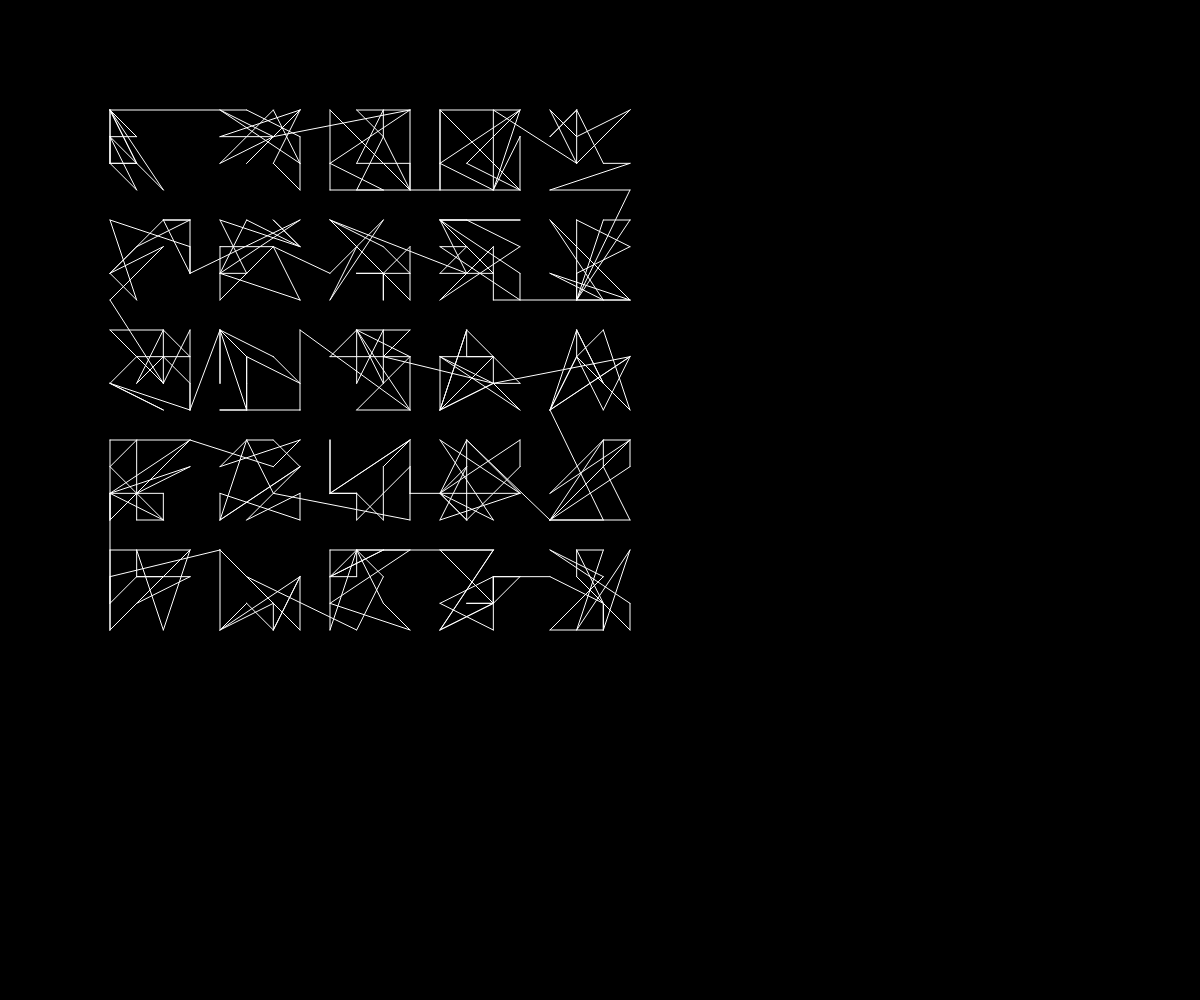
Frame 1 (no input)
Frame 60 (no input): identical to frame 1, image omitted
Frame 120 (the mouse pressed at the canvas centre since frame 60): identical to frame 1, image omitted

The p5.js sketch that drew this single still picture (run headless with seeded random() and noise() and a simulated clock; from frame 60 on, the mouse is pressed at the canvas centre):

// p5.js sketch
// ── sketch.js
var points = [];

function setup() {
  createCanvas(windowWidth, windowHeight);
  randomSeed(10);
  
  var squareSize = 80;
  var padding = 110;
  
  for (var y = 0; y < 5; y++) {
    var isEvenRow = y % 2 === 0;
    for (var x = isEvenRow ? 0 : 4; isEvenRow ? x < 5 : x >= 0; isEvenRow ? x++ : x--) {
      var leftBound = padding + x * padding;
      var topBound = padding + y * padding;
      var rightBound = leftBound + squareSize;
      var bottomBound = topBound + squareSize;
      
      var possibleXCoordinates = [leftBound, leftBound + squareSize / 3, leftBound + squareSize * 2 / 3, rightBound];
      var possibleYCoordinates = [topBound, topBound + squareSize / 3, topBound + squareSize * 2 / 3, bottomBound];
      
      for (var i = 0; i < 16; i++) {
        var xCoordinate = possibleXCoordinates[floor(random(0, possibleXCoordinates.length))];
        var yCoordinate = possibleYCoordinates[floor(random(0, possibleYCoordinates.length))];
        points.push(createVector(xCoordinate, yCoordinate, random(0, 2)));
      }
    }
  }
}

function draw() {
  background(0);
  stroke(255);
  
  var start = points[0];
  for (var i = 1; i < points.length; i++) {
    var end = points[i];
    line(start.x, start.y, end.x, end.y);
    start = end;
  }
}

function windowResized() {
  resizeCanvas(windowWidth, windowHeight);
}
